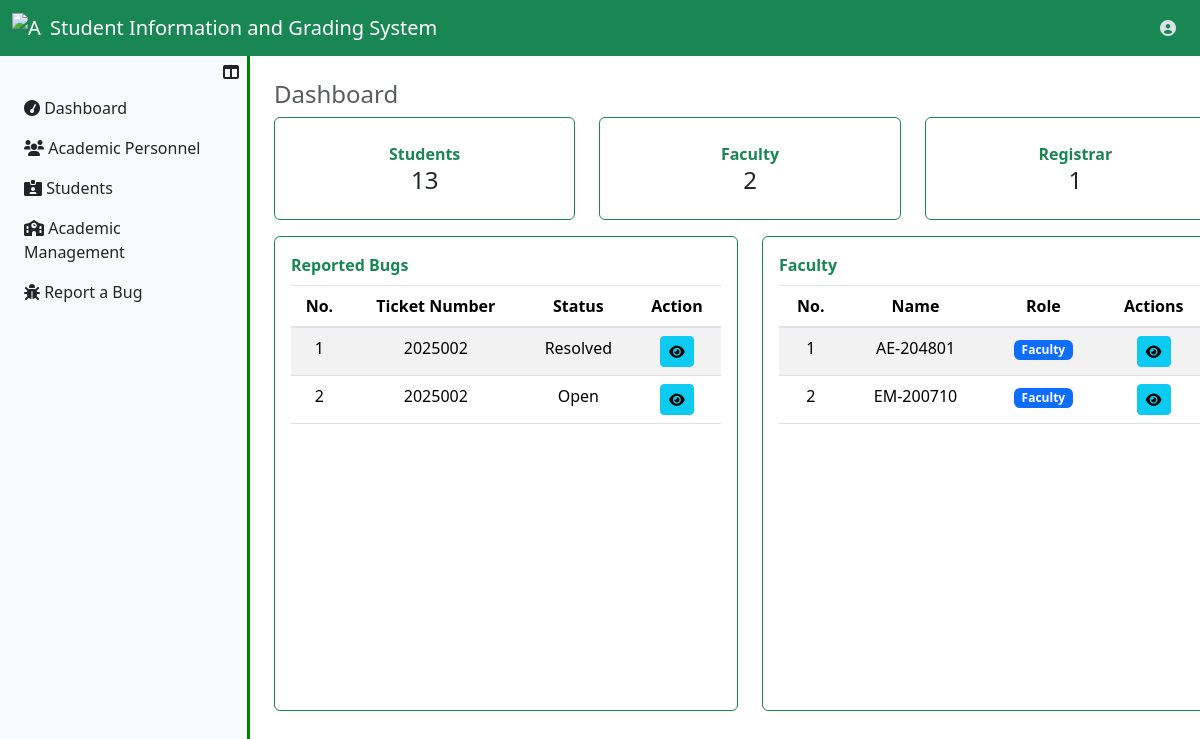
/UserRegistrar/dashboard.php (signed in), run on the app's committed database.
### tables this page shows
CREATE TABLE `bugs_tbl` (
  `bug_id` int(11) NOT NULL,
  `bug_ticket` varchar(250) NOT NULL,
  `fk_user_id` int(11) NOT NULL,
  `short_desc` text NOT NULL,
  `bug_desc` longtext NOT NULL,
  `bug_file` varchar(250) DEFAULT NULL,
  `bug_status` enum('Open','Resolved','In-progress') NOT NULL DEFAULT 'Open',
  `insrt_ts` datetime NOT NULL DEFAULT current_timestamp()
);

CREATE TABLE `users_tbl` (
  `user_id` int(11) NOT NULL,
  `id_number` varchar(50) NOT NULL,
  `u_fname` varchar(50) NOT NULL,
  `u_mname` varchar(50) DEFAULT NULL,
  `u_lname` varchar(50) NOT NULL,
  `u_suffix` varchar(10) DEFAULT NULL,
  `u_sex` enum('Male','Female') NOT NULL,
  `u_birthdate` date NOT NULL,
  `user_email` varchar(50) NOT NULL,
  `role` enum('Faculty','Registrar') NOT NULL,
  `user_password` longtext NOT NULL,
  `user_profile` mediumtext NOT NULL,
  `user_status` enum('Active','Inactive') NOT NULL
);

### UserRegistrar/dashboard.php (the view, shortened to what this page needs)
<?php
  include ("../server_connection/db_connect.php");
  $user_id = $_SESSION["user_id"];
?>
<!DOCTYPE html>
<html lang="en">
<head>
    <link href="https://stackpath.bootstrapcdn.com/bootstrap/4.5.2/css/bootstrap.min.css" rel="stylesheet">
</head>
<body>
    <?php
        include '../Assets/components/RegistrarNavbar.php';
    ?>
    <div class="d-flex">
        <?php
            include '../Assets/components/RegistrarSidebar.php';
        ?>
            <div class="col-md-10 p-4">
                <h4 class="text-muted">Dashboard</h4>
                <div class="row">
                    <div class="col-lg-4 col-md-6 mb-3">
                        <div class="box text-center p-4 border border-success rounded">
                            <div class="text-success fw-bold">Students</div>
                            <span class="h4 text-dark">
                                <?php
                                    $sql = "SELECT COUNT(*) AS countStudents FROM students_tbl WHERE s_status = 'Active'";
                                    try {
                                        $result = $conn->prepare($sql);
                                        $result->execute();
                                        $row = $result->fetch(PDO::FETCH_ASSOC);
                                        echo $row ? $row['countStudents'] : '0';
                                    } catch (Exception $e) {
                                        echo "Error: " . $e->getMessage();
                                    }
                                ?>
                            </span>
                        </div>
                    </div>
                    <div class="col-lg-4 col-md-6 mb-3">
                        <div class="box text-center p-4 border border-success rounded">
                            <div class="text-success fw-bold">Faculty</div>
                            <span class="h4 text-dark">
                                <?php
                                    $sql = "SELECT COUNT(*) AS countFaculty FROM users_tbl WHERE role = 'Faculty' AND user_status = 'Active'";
                                    try {
                                        $result = $conn->prepare($sql);
                                        $result->execute();
                                        $row = $result->fetch(PDO::FETCH_ASSOC);
                                        echo $row ? $row['countFaculty'] : '0';
                                    } catch (Exception $e) {
                                        echo "Error: " . $e->getMessage();
                                    }
                                ?>
                            </span>
                        </div>
                    </div>
                    <div class="col-lg-4 col-md-6 mb-3">
                        <div class="box text-center p-4 border border-success rounded">
                            <div class="text-success fw-bold">Registrar</div>
                            <span class="h4 text-dark">
                                <?php
                                    $sql = "SELECT COUNT(*) AS countRegistrar FROM users_tbl WHERE role = 'Registrar' AND user_status = 'Active'";
                                    try {
                                        $result = $conn->prepare($sql);
                                        $result->execute();
                                        $row = $result->fetch(PDO::FETCH_ASSOC);
                                        echo $row ? $row['countRegistrar'] : '0';
                                    } catch (Exception $e) {
                                        echo "Error: " . $e->getMessage();
                                    }
                                ?>
                            </span>
                        </div>
                    </div>
                </div>
                <div class="row">
                    <div class="col-lg-6 mb-3">
                        <div class="box-2 p-3 border border-success rounded">
                            <div class="text-success fw-bold mb-2">Reported Bugs</div>
                            <div class="table-responsive" style="height: 40vh; overflow-y: auto;">
                                <table class="table table-striped">
                                    <thead class="text-center">
                                        <tr>
                                            <th>No.</th>
                                            <th>Ticket Number</th>
                                            <th>Status</th>
                                            <th>Action</th>
                                        </tr>
                                    </thead>
                                    <tbody class="text-center">
                                        <?php
                                            $sql = "SELECT * FROM bugs_tbl WHERE fk_user_id=:user_id ORDER BY bug_status DESC";
                                            try {
                                                $result = $conn->prepare($sql);
                                                $result->execute(['user_id' => $user_id]);
                                                $i = 1;
                                                while ($row = $result->fetch(PDO::FETCH_ASSOC)) {
                                                    echo "<tr>
                                                            <td>{$i}</td>
                                                            <td>{$row["bug_ticket"]}</td>
                                                            <td>{$row["bug_status"]}</td>
                                                            <td>
                                                                <a href='ViewTicket.php?bug_id={$row["bug_id"]}' class='btn btn-info btn-sm'>
                                                                    <i class='fas fa-eye'></i>
                                                                </a>
                                                            </td>
                                                          </tr>";
                                                    $i++;
                                                }
                                            } catch (Exception $e) {
                                                echo "Error: " . $e->getMessage();
                                            }
                                        ?>
                                    </tbody>
                                </table>
                            </div>
                        </div>
                    </div>
                    <div class="col-lg-6 mb-3">
                        <div class="box-2 p-3 border border-success rounded">
                            <div class="text-success fw-bold mb-2">Faculty</div>
                            <div class="table-responsive" style="height: 40vh; overflow-y: auto;">
                                <table class="table table-striped">
                                    <thead class="text-center">
                                        <tr>
                                            <th>No.</th>
                                            <th>Name</th>
                                            <th>Role</th>
                                            <th>Actions</th>
                                        </tr>
                                    </thead>
                                    <tbody class="text-center">
                                        <?php
                                            $sql = "SELECT * FROM users_tbl WHERE role = 'Faculty'";
                                            try {
                                                $result = $conn->prepare($sql);
                                                $result->execute();
                                                $i = 1;
                                                while ($row = $result->fetch(PDO::FETCH_ASSOC)) {
                                                    $roleLabel = ($row["role"] == 'Faculty') ? "<span class='badge bg-primary'>Faculty</span>" : "<span class='badge bg-secondary'>Registrar</span>";
                                                    echo "<tr>
                                                            <td>{$i}</td>
                                                            <td>{$row["id_number"]}</td>
                                                            <td>{$roleLabel}</td>
                                                            <td>
                                                                <a href='ViewRegistrarUser.php?user_id={$row["user_id"]}' class='btn btn-info btn-sm'>
                                                                    <i class='fas fa-eye'></i>
                                                                </a>
                                                            </td>
                                                          </tr>";
                                                    $i++;
                                                }
                                            } catch (Exception $e) {
                                                echo "Error: " . $e->getMessage();
                                            }
                                        ?>
                                    </tbody>
                                </table>
                            </div>
                        </div>
                    </div>
                </div>
            </div>
        </div>
</body>
</html>

### UserRegistrar/dashboard.php (style rules this page uses)
html, body { height: 100vh; margin: 0; overflow: hidden; }

### data on the page
bugs_tbl: bug_ticket "2025002", bug_status "Resolved"
bugs_tbl: bug_ticket "2025002", bug_status "Open"
users_tbl: id_number "AE-204801", role "Faculty"
users_tbl: id_number "EM-200710", role "Faculty"

### other printed values
$row['countStudents'] "13"
$row['countFaculty'] "2"
$row['countRegistrar'] "1"
